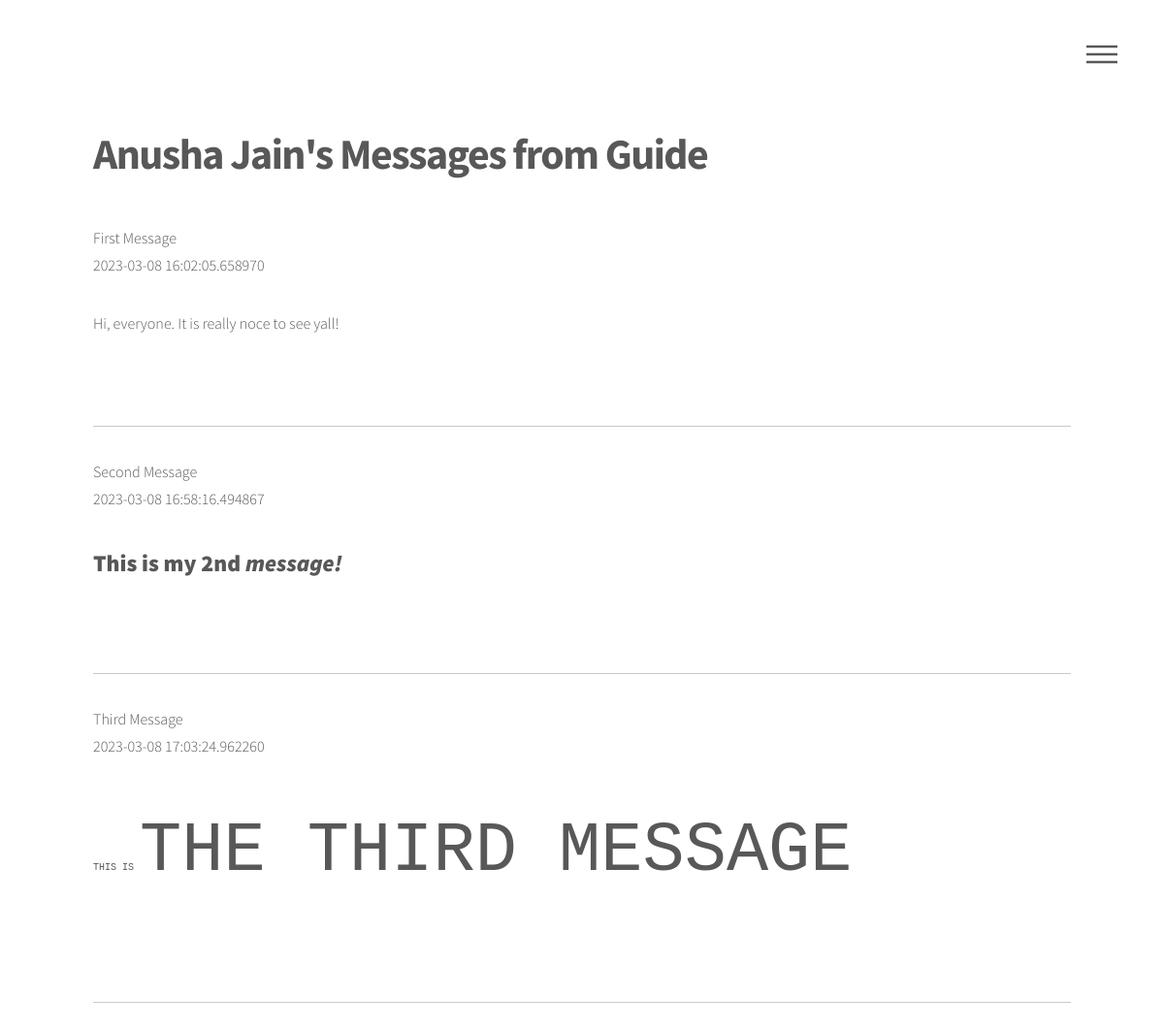
/view-messages?vtu_no=11111, run on the app's committed database.
### main.py (models this page shows)
class Messages(db.Model):
    id = db.Column(db.Integer, primary_key=True)
    subject = db.Column(db.String(250), unique=True, nullable=False)
    date = db.Column(db.String(250), nullable=False)
    body = db.Column(db.Text, nullable=False)
    author_email = db.Column(db.String(250), nullable=False)

### main.py (the view)
@app.route("/view-messages")
def view_messages():
    vtu_no = int(request.args.get("vtu_no"))
    current_candidate = Candidate.query.get(vtu_no)
    current_guide = Guide.query.get(current_candidate.c_g_id)
    guide_email = current_guide.g_email
    messages = Messages.query.filter_by(author_email=guide_email).all()
    return render_template("view_messages.html", messages=messages,
                           table_heading=f"{current_candidate.c_fname} {current_candidate.c_mname} {current_candidate.c_lname}'s Messages from Guide")

### templates/view_messages.html (shortened to what this page needs)
{% include "header.html" %}
<div id="main">
						<div class="inner">
							<header>
								<h1>{{ table_heading }}</h1>
							</header>
          {% for m in messages: %}
            <p>
                {{m.subject}}<br>
                {{m.date}}<br>
                {{m.body|safe}}<br>
          </p>
                            <hr>
                            {% endfor %}
                </div>
</div>
{% include "footer.html" %}

### templates/header.html (shortened to what this page needs)
<!DOCTYPE HTML>
<html>
	<head>
		<link rel="stylesheet" href="{{ url_for('static', filename='css/main.css') }}" />
	</head>
	<body class="is-preload">
			<div id="wrapper">
					<header id="header">
						<div class="inner">
								<nav>
									<ul>
										<li><a href="#menu">Menu</a></li>
									</ul>
								</nav>
						</div>
					</header>

### templates/footer.html (shortened to what this page needs)
	</body>
</html>

### static/css/main.css (style rules this page uses)
html, body, div, span, applet, object, iframe, h1, h2, h3, h4, h5, h6, p, blockquote, pre, a, abbr, acronym, address, big, cite, code, del, dfn, em, img, ins, kbd, q, s, samp, small, strike, strong, sub, sup, tt, var, b, u, i, center, dl, dt, dd, ol, ul, li, fieldset, form, label, legend, table, caption, tbody, tfoot, thead, tr, th, td, article, aside, canvas, details, embed, figure, figcaption, footer, header, hgroup, menu, nav, output, ruby, section, summary, time, mark, audio, video { margin: 0; padding: 0; border: 0; font-size: 100%; font: inherit; vertical-align: baseline; }
article, aside, details, figcaption, figure, footer, header, hgroup, menu, nav, section { display: block; }
body { line-height: 1; }
ol, ul { list-style: none; }
body { -webkit-text-size-adjust: none; }
body { -ms-overflow-style: scrollbar; }
html { box-sizing: border-box; }
*, *:before, *:after { box-sizing: inherit; }
body { background: #ffffff; }
body, input, select, textarea { color: #585858; font-family: "Source Sans Pro", Helvetica, sans-serif; font-size: 16pt; font-weight: 300; line-height: 1.75; }
@media screen and (max-width: 1680px) { body, input, select, textarea { font-size: 14pt; } }
@media screen and (max-width: 1280px) { body, input, select, textarea { font-size: 12pt; } }
a { -moz-transition: border-bottom-color 0.2s ease, color 0.2s ease; -webkit-transition: border-bottom-color 0.2s ease, color 0.2s ease; -ms-transition: border-bottom-color 0.2s ease, color 0.2s ease; transition: border-bottom-color 0.2s ease, color 0.2s ease; text-decoration: none; color: #585858; border-bottom: dotted 1px rgba(88, 88, 88, 0.5); }
strong, b { font-weight: 900; }
em, i { font-style: italic; }
p { margin: 0 0 2em 0; }
h1 { font-size: 2.75em; font-weight: 700; line-height: 1.3; margin: 0 0 1em 0; letter-spacing: -0.035em; }
hr { border: 0; border-bottom: solid 1px #c9c9c9; margin: 2em 0; }
ul { list-style: disc; margin: 0 0 2em 0; padding-left: 1em; }
ul li { padding-left: 0.5em; }
#header { padding: 8em 0 0.1em 0 ; }
#header nav { position: fixed; right: 2em; top: 2em; z-index: 10000; }
#header nav ul { display: -moz-flex; display: -webkit-flex; display: -ms-flex; display: flex; -moz-align-items: center; -webkit-align-items: center; -ms-align-items: center; align-items: center; list-style: none; margin: 0; padding: 0; }
#header nav ul li { display: block; padding: 0; }
#header nav ul li a { display: block; position: relative; height: 3em; line-height: 3em; padding: 0 1.5em; background-color: rgba(255, 255, 255, 0.5); border-radius: 4px; border: 0; font-size: 0.8em; font-weight: 900; letter-spacing: 0.35em; text-transform: uppercase; }
#header nav ul li a[href="#menu"] { -webkit-tap-highlight-color: transparent; width: 4em; text-indent: 4em; font-size: 1em; overflow: hidden; padding: 0; white-space: nowrap; }
#header nav ul li a[href="#menu"]:before, #header nav ul li a[href="#menu"]:after { -moz-transition: opacity 0.2s ease; -webkit-transition: opacity 0.2s ease; -ms-transition: opacity 0.2s ease; transition: opacity 0.2s ease; content: ''; display: block; position: absolute; top: 0; left: 0; width: 100%; height: 100%; background-position: center; background-repeat: no-repeat; background-size: 2em 2em; }
#header nav ul li a[href="#menu"]:before { opacity: 0; }
#header nav ul li a[href="#menu"]:after { opacity: 1; }
#wrapper { -moz-transition: opacity 0.45s ease; -webkit-transition: opacity 0.45s ease; -ms-transition: opacity 0.45s ease; transition: opacity 0.45s ease; opacity: 1; }
#main { padding: 0em 0 6em 0 ; }
#wrapper > * > .inner { width: 100%; max-width: 68em; margin: 0 auto; padding: 0 2.5em; }

### data on the page
Messages: subject "First Message", date "2023-03-08 16:02:05.658970", body "Hi, everyone. It is really noce to see yall!"
Messages: subject "Second Message", date "2023-03-08 16:58:16.494867", body "This is my 2nd message!"
Messages: subject "Third Message", date "2023-03-08 17:03:24.962260", body "THIS IS THE THIRD MESSAGE"

### other printed values
{{ table_heading }} "Anusha Jain's Messages from Guide"
